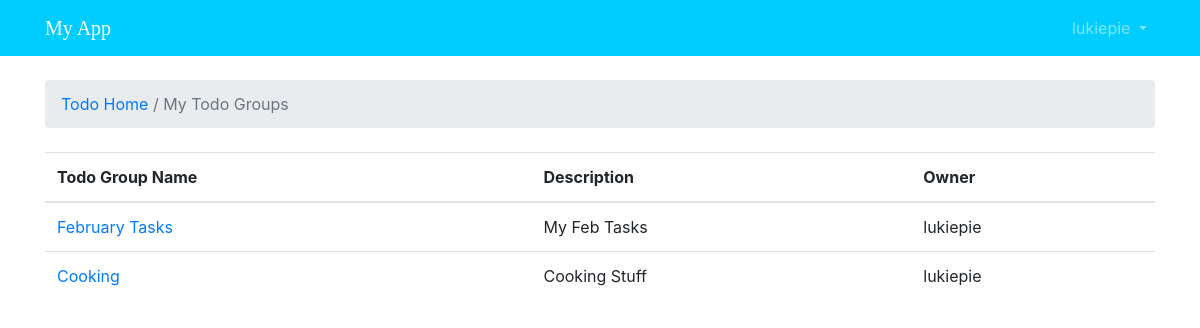
The app's page /todo/todogroups/ (signed in) with its own data.
### todo/models.py (models this page shows, shortened)
class TodoGroup(models.Model):
    name = models.CharField(max_length=30, unique=True)
    description = models.CharField(max_length=100)
    author = models.ForeignKey(User, on_delete=models.PROTECT, related_name='todogroups')

### todo/views.py (the view)
# urls.py: path('todogroups/', views.todo_groups, name='all_todo_groups'),
def todo_groups(request):
    print('debug here', request.user)
    todo_group_list = TodoGroup.objects.filter(author=request.user)
    return render(request, 'todo/todogroups.html', {'todo_group_list': todo_group_list})

### templates/todo/todogroups.html
{% extends 'base.html' %}
{% block breadcrumb %}
  <li class="breadcrumb-item active"><a href="{% url 'todo:index' %}">Todo Home</a> / My Todo Groups</li>
{% endblock %}
{% block content %}
<table class="table">
  <thead class="thead-inverse">
    <tr>
      <th>Todo Group Name</th>
      <th>Description</th>
      <th>Owner</th>
    </tr>
  </thead>
  <tbody>
    {% for todo_group in todo_group_list %}
      <tr>
        <td><a href="{% url 'todo:todos_by_group' todo_group.id %}">{{ todo_group.name }}</a> </td>
        <td>{{ todo_group.description }}</td>
        <td>{{ todo_group.author }}</td>
      </tr>
    {% endfor %}
  </tbody>
</table>
{% endblock %}

### templates/base.html (shortened to what this page needs)
{% load static %}<!DOCTYPE html>
<html>
  <head>
    <link rel="stylesheet" href="{% static 'css/bootstrap.min.css' %}">
    <link rel="stylesheet" href="{% static 'css/app.css' %}">
  </head>
  <body>
    {% block body %}
    <nav class="navbar navbar-expand-sm navbar-dark bg-dark">
      <div class="container">
        <a class="navbar-brand" href="{% url 'homeward' %}">My App</a>
        <div class="collapse navbar-collapse" id="mainMenu">
          {% if user.is_authenticated %}
            <ul class="navbar-nav ml-auto">
              <li class="nav-item dropdown">
                <a class="nav-link dropdown-toggle" href="#" id="userMenu" data-toggle="dropdown" aria-haspopup="true" aria-expanded="false">
                  {{ user.username }}
                </a>
              </li>
            </ul>
          {% else %}
            <form class="form-inline ml-auto">
              <a href="{% url 'login_alternate' %}" class="btn btn-outline-secondary">Log in</a>
              <a href="{% url 'signup' %}" class="btn btn-primary ml-2">Sign up</a>
            </form>
          {% endif %}
        </div>
      </div>
    </nav>
      <div class="container">
        <ol class="breadcrumb my-4">
          {% block breadcrumb %}
          {% endblock %}
        </ol>
        {% block content %}
        {% endblock %}
      </div>
    {% endblock body %}
  </body>
</html>

### static/css/app.css (style rules this page uses)
.navbar-brand { font-family: 'Peralta', cursive; }

### templates/base.html (style rules this page uses)
.bg-dark { background-color: #00ccff!important; border-color: #E7E7E7; }

### records on screen
TodoGroup: name "February Tasks", description "My Feb Tasks", author "lukiepie"
TodoGroup: name "Cooking", description "Cooking Stuff", author "lukiepie"

### other values on screen
{{ user.username }} "lukiepie"
